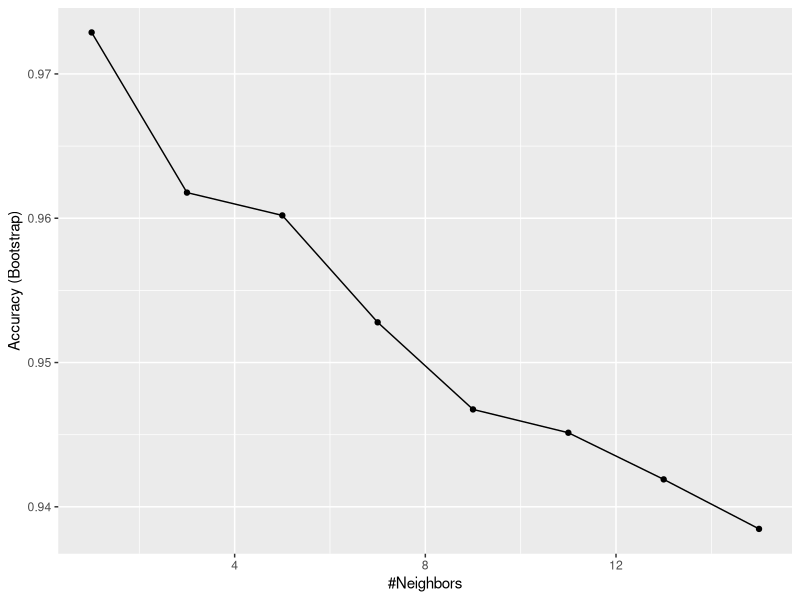
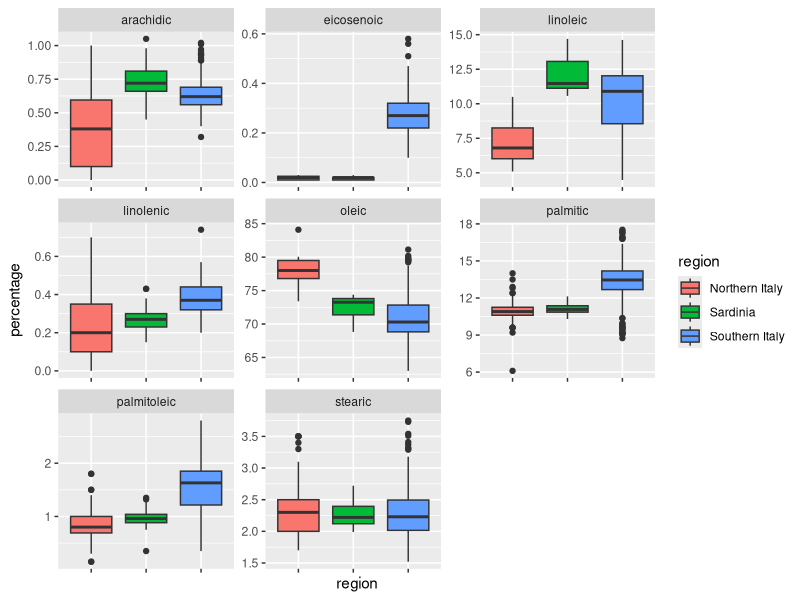
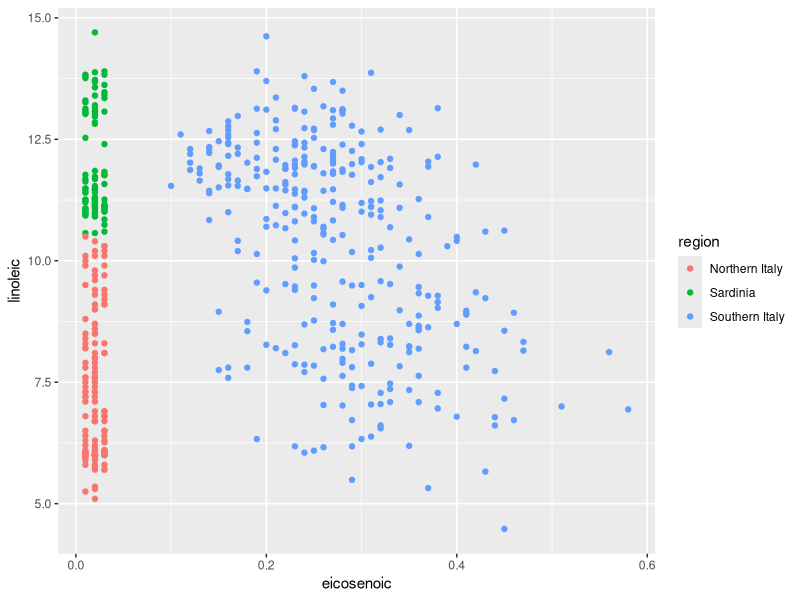
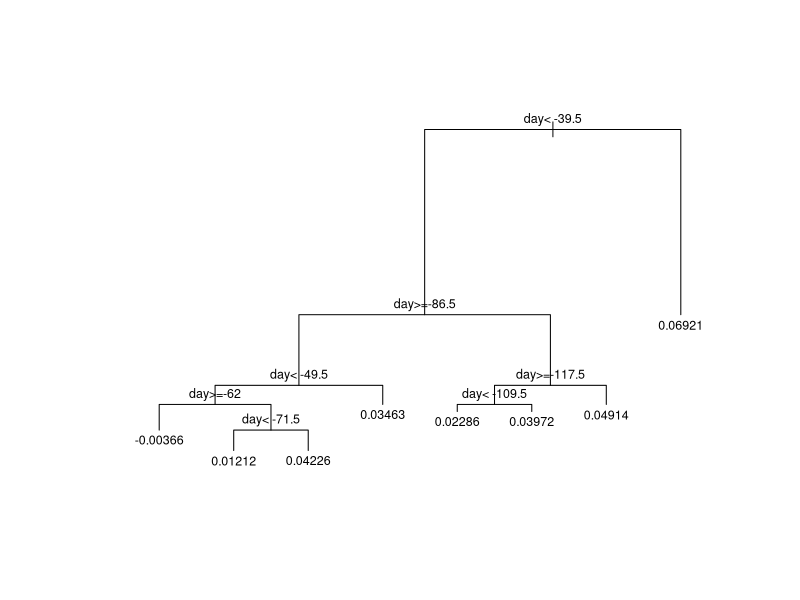
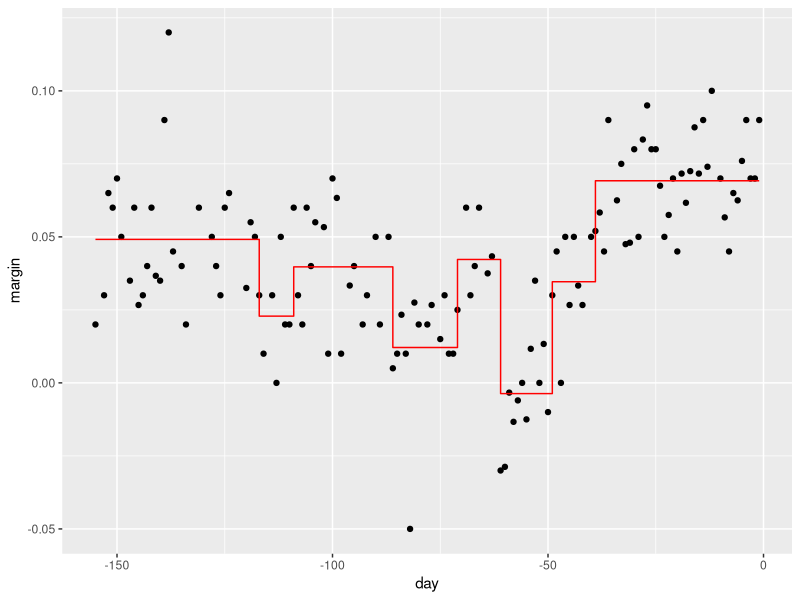
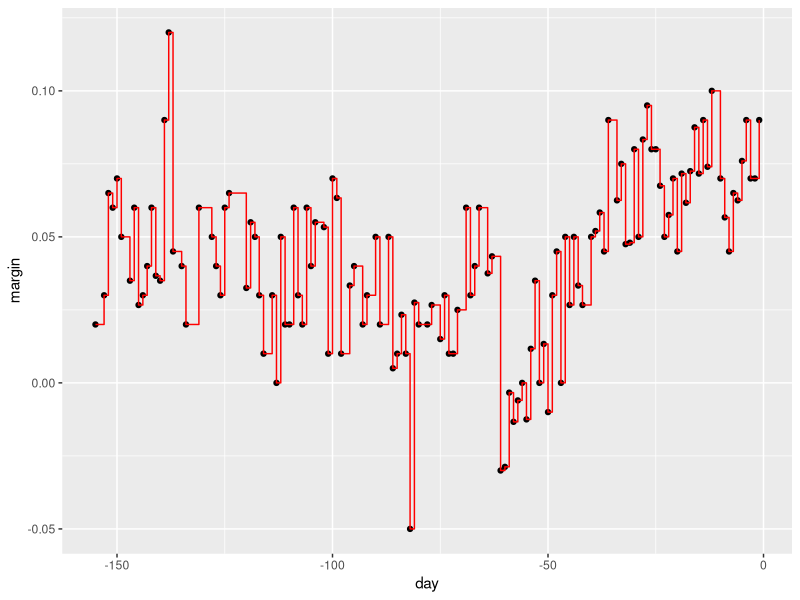
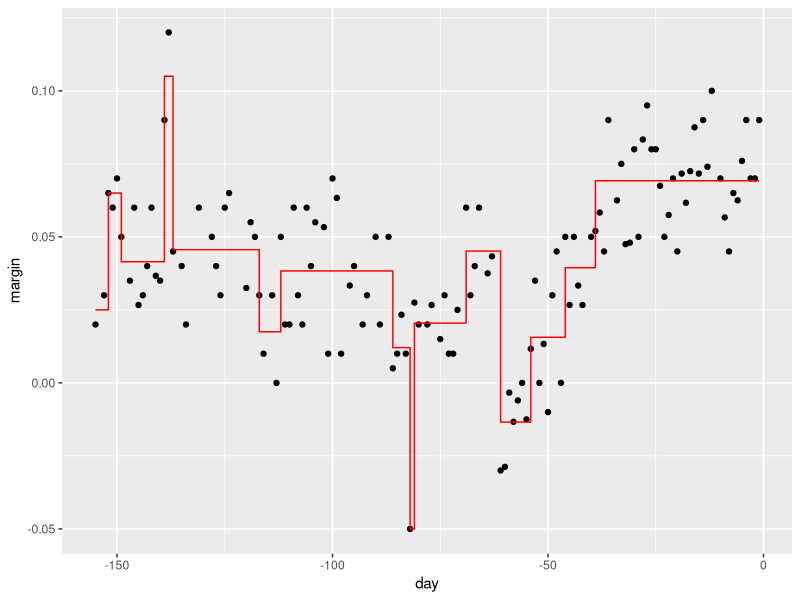
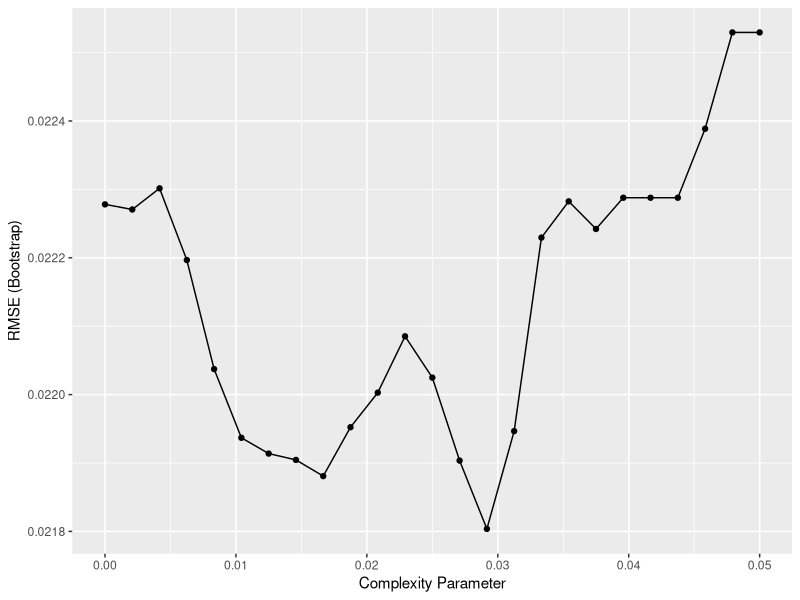

Here is the R script that generated these plots, in order: (Note: this script raises an error after producing the figures.)
#############################################################################################################################
#                                                                                                                           #
#                                                                                                                           #
#                       CLASSIFICATION WITH MORE THAN TWO CLASSES AND THE CARET PACKAGE                                     #
#                                                                                                                           #
#                                                                                                                           #
#############################################################################################################################
library(tidyverse)
library(dslabs)
library(caret)
library(rpart)
library(randomForest)

#----           Trees Motivation                ----
# avoid the curse of dimensionality


#----           Classification and Regression Trees (CART)              ----
data("olive")
head(olive)

# predict the region using the fatty acid composition
table(olive$region)

olive <- select(olive, -area)

fit <- train(region ~ ., method = "knn", tuneGrid = data.frame(k = seq(1,15,2)), data = olive)
fit
ggplot(fit)

olive %>% gather(fatty_acid, percentage, -region) %>%
 ggplot(aes(region, percentage, fill = region)) +
 geom_boxplot() +
 facet_wrap(~fatty_acid, scales = "free") +
 theme(axis.text.x = element_blank())


olive %>% ggplot(aes(eicosenoic, linoleic, col = region)) + geom_point()

# Decision rule: if eicosenoic is larger than 0.065 predict Southern Italy else look at lineoleic and if this is larger than
# 10.535 predict Sardinia else Northern Italy

# Decision Tree: Define an algortihm that uses data to create trees
#  Outcome is continuous: Regression Tree

# Polls example
#  Partition feature space into J non-overlapping regions
#  Every observation that falls within a region x_i %in% R_j predict Y_hat with the average of the training observations Y_i
#  in region: x_i %in% R_j
#   Regression trees create partition recursively

# Define a predictor j and a value s to define two new partitions R_1 and R_2
#  R_1(j,s) = {X| X_j < s}
#  R_2(j,s) = {X| X_j => s}
# Define an average y_bar,R_1 and y_bar,R_2
# => Pick j and s so that the residual sum of squares is minimized
#    sum_i: x_i %in% R_1(j,s) (y_i - y^hat_R_1)^2 + sum_i: x_i %in% R_2(j,s) (y_i - y^hat_R_2)^2
#   => Applied recursively: find new region to split into two partitions

fit <- rpart(margin ~ ., data = polls_2008)
plot(fit, margin = 0.1)
text(fit, cex = 0.75)

polls_2008 %>% 
 mutate(y_hat = predict(fit)) %>% 
 ggplot() +
 geom_point(aes(day, margin)) +
 geom_step(aes(day, y_hat), col="red")

# compexity parameter (cp): algorithm requires a minimum of residual sum of squares improvement by cp
# sets a minimum number of observations to be pratitioned (minsplit)
# sets a minimum number of observations in each partition (minbucket)

# overfit example
fit <- rpart(margin ~ ., data = polls_2008, cp = 0, minsplit = 2)

polls_2008 %>% 
 mutate(y_hat = predict(fit)) %>% 
 ggplot() +
 geom_point(aes(day, margin)) +
 geom_step(aes(day, y_hat), col="red")

# prune can be used to cut off small trees

pruned_fit <- prune(fit, cp = 0.01)

polls_2008 %>% 
 mutate(y_hat = predict(pruned_fit)) %>% 
 ggplot() +
 geom_point(aes(day, margin)) +
 geom_step(aes(day, y_hat), col="red")

# Choice of cp => use cross validation
train_rpart <- train(margin ~., data = polls_2008, method = "rpart", tuneGrid = data.frame(cp = seq(0, 0.05, len = 25)))
ggplot(train_rpart)

plot(train_rpart$finalModel, margin = 0.1)
text(train_rpart$finalModel, cex = 0.75)


polls_2008 %>% 
 mutate(y_hat = predict(train_rpart$finalModel)) %>% 
 ggplot() +
 geom_point(aes(day, margin)) +
 geom_step(aes(day, y_hat), col="red")

#----           Classification (Decision) Trees              ----
# outcome is categorial
#  predict the class that appears the most in a node
#  we can no longer use residual sum of squares to decide on the partition
#  => instead we use Gini Index or Entropy

# p^hat_m,k: proportion of observations in partition m that are of class k
#  Gini = sum_k=1^K p^hat_m,k (1 - p^hat_m,k)
#  Entropy = - sum_k=1^K p^hat_m,k log(p^hat_m,k); with 0 * log(0) defined as 0
#  => Both metrics seek to partition observations into subsets that have the same class => purity

train_rpart <- train(y ~ ., method = "rpart", tuneGrid = data.frame(cp = seq(0.0, 0.1, len = 25)),
                     data = mnist_27$train)
plot(train_rpart)
confusionMatrix(data = predict(train_rpart, mnist_27$test), reference = mnist_27$test$y)

# Advantages of Decision Trees
#  1. Highly interoperable
#  2. Easy to visualize (if they are small enough)
#  3. Sometimes model human decision processes

# Disadvantages
#  1. Greedy approach via recursive paritioning is a bit harder to train
#  2. May not best performing due to a lack of flexibility
#  3. Instabil regarding new training data


#----           Random Forests              ----
# Basic idea: Improve prediction performance and reduce instability by averaging multiple decision trees, a forest of trees
#             constructed with randomness.
# Two features to accomplish this
#  bootstrap aggregation or bagging
#    1. Build many decision trees T_1, ..., T_B, using the training set
#    2. For every observation j in the test set, form a prediction y^hat_j using tree T_j
#  => Final predictions combines the predictions for each tree
#      for continuous outcomes y^hat = 1/B sum_j=1^B y^hat_j
#      for categorial data predict y^hat with majority vote (most frequent class among y^hat_1 ,... y^hat_T)

# To get many trees from the training set, we use the bootsrap
# Create tree T_j from a training set of size N, we sample N observations from the training set with replacement
# Build a decision tree for each bootstrap training set
fit <- randomForest(margin ~ ., data = polls_2008)
plot(fit)

polls_2008 %>% mutate(y_hat = predict(fit)) %>% ggplot() + geom_point(aes(day, margin)) + 
 geom_line(aes(day, y_hat), col = "red")


train_rf <- randomForest(y ~ ., data = mnist_27$train)
confusionMatrix(data = predict(train_rf, mnist_27$test), mnist_27$test$y)

# optimize parameters
fit <- train(y ~ ., data = mnist_27$train,
             method = "Rborist", tuneGrid = data.frame(predFixed = 2, minNode = seq(3,50)))
fit
confusionMatrix(data = predict(fit, mnist_27$test), mnist_27$test$y)

# Controlling the smoothness
#  1. size of each node => number of points per node larger
#  2. Random selesction of features to use for the splits, specifically when building each tree at each recursive partition,
#     we only consider a randomly selected subset of predictors to check for the best split. Every tree has different random
#     selection of features
#     => Reduces correlation between trees in the forest
#     => Improves prediction accuracy

# Disadvantage of random forests
#  - lose interpretability, by averaging many, many trees
# however variable importants helps us to interpret the results
#  => How much each predicor influences the final predictions
